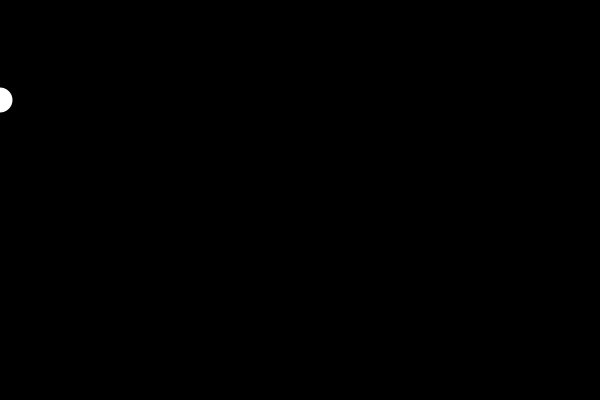
Frame 1 (no input)
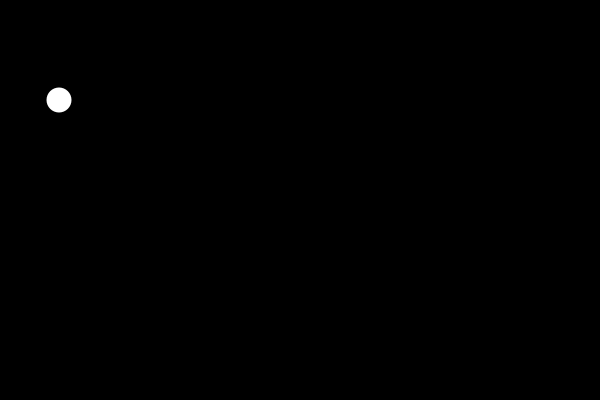
Frame 60 (the mouse pressed at the canvas centre just before this capture)
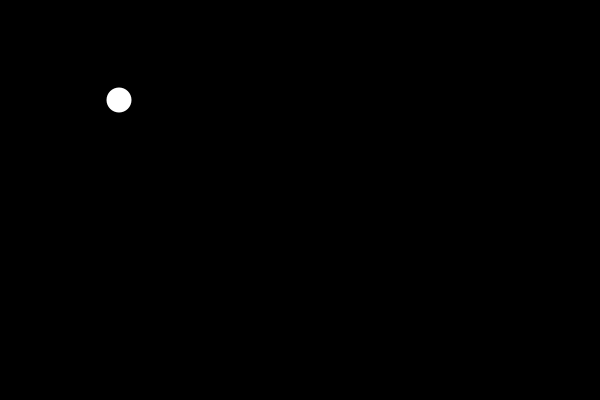
Frame 120 (the mouse held since frame 60 and released just before this capture)

The Processing sketch that drew these frames (run headless with seeded random() and noise(); from frame 60 on, the mouse is pressed at the canvas centre):

// Processing sketch: sketch_6_0_while_loop
// ── sketch_6_0_while_loop.pde
//REVEIW EXAMPLE: USING THE IF STATEMENT TO MOVE A BALL TO THE RIGHT.
float x=0;

void setup() {
 size (600, 400);
}

void draw() {
 background (0);
 fill(255);
 noStroke();

 if (x<width) {
   ellipse (x, 100, 25, 25);
   x=x+1;
 }
}
/*in this example, each time it draws a circle, it comes out of the if statement
and goes to line 9 to set the background to 0 and goes down the code inside draw again.
*/

////EXAMPLE 1 TO SEE HOW WHILE LOOP WORKS. I AM COPYING THE EXACT SAME CODE AS ABOVE, BUT CHANGE IF TO WHILE.
//float x=0;

//void setup() {
// size (600, 400);
// background (0);            //in order to avoid the wipeout effect, let's define the background in setup.
//}

//void draw() {
// //background (0);            //wipe out all the circles.
// fill(255);
// noStroke();
// println(x);

// while (x<width) {          //it would draw all these circles, but then background = 0 wipes out everything, when it gets out of the loop.
//   //println(x);

//   ellipse (x, 100, 25, 25);
//   //x=x+1; //too many circles!
//   x=x+100; //ah, better!
// }
//}


////EXAMPLE 2: SYMMETRICALLY FIT FIVE CIRCLES ALONG THE X AXIS, STARTING AT x=100, WHAT IS THE SPACING BETWEEN EACH CIRCLE?
//float x=100;

//void setup () {
// size (600, 400);
// background(0);
//}

//void draw () {

// noFill();
// stroke(255);

// while (x<width) {          //as long as x<width is met, it stays within the while loop, and draws the circle over and over until x is no longer < width.
//   ellipse(x, 150, 25, 25);
//   x=x+100; //(width-2*padding)/(number of circles desired-1). (600-200)/4=100. background does not clear in between each draw.
// }
//}

/*DANGER!! LOOP STUCK, even though all syntax is correct! 
 x will forever go to the left and never get out of the loop! 
 Loops must have an exist plan!
 */
//x=0;
//while (x<width){
//  x=x-1;
//  ellipse(x, 100, 20, 20);
//}
